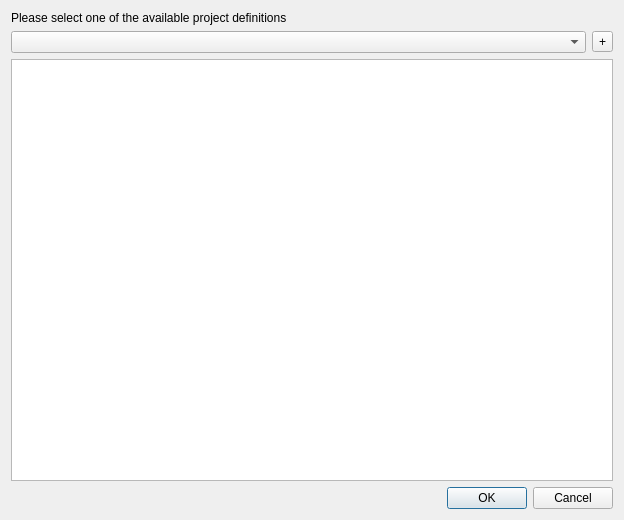
<?xml version="1.0" encoding="UTF-8"?>
<ui version="4.0">
 <class>SelectProjectDefinitionDialog</class>
 <widget class="QDialog" name="SelectProjectDefinitionDialog">
  <property name="geometry">
   <rect>
    <x>0</x>
    <y>0</y>
    <width>624</width>
    <height>520</height>
   </rect>
  </property>
  <property name="windowTitle">
   <string>Project definition</string>
  </property>
  <property name="modal">
   <bool>true</bool>
  </property>
  <layout class="QGridLayout" name="gridLayout">
   <item row="5" column="0">
    <widget class="QDialogButtonBox" name="buttonBox">
     <property name="orientation">
      <enum>Qt::Horizontal</enum>
     </property>
     <property name="standardButtons">
      <set>QDialogButtonBox::Cancel|QDialogButtonBox::Ok</set>
     </property>
    </widget>
   </item>
   <item row="0" column="0">
    <widget class="QLabel" name="label">
     <property name="text">
      <string>Please select one of the available project definitions</string>
     </property>
    </widget>
   </item>
   <item row="4" column="0">
    <widget class="QTextEdit" name="proj_def_detail">
     <property name="readOnly">
      <bool>true</bool>
     </property>
     <property name="html">
      <string>&lt;!DOCTYPE HTML PUBLIC &quot;-//W3C//DTD HTML 4.0//EN&quot; &quot;http://www.w3.org/TR/REC-html40/strict.dtd&quot;&gt;
&lt;html&gt;&lt;head&gt;&lt;meta name=&quot;qrichtext&quot; content=&quot;1&quot; /&gt;&lt;style type=&quot;text/css&quot;&gt;
p, li { white-space: pre-wrap; }
&lt;/style&gt;&lt;/head&gt;&lt;body style=&quot; font-family:'Ubuntu'; font-size:11pt; font-weight:400; font-style:normal;&quot;&gt;
&lt;p style=&quot;-qt-paragraph-type:empty; margin-top:0px; margin-bottom:0px; margin-left:0px; margin-right:0px; -qt-block-indent:0; text-indent:0px;&quot;&gt;&lt;br /&gt;&lt;/p&gt;&lt;/body&gt;&lt;/html&gt;</string>
     </property>
    </widget>
   </item>
   <item row="2" column="0">
    <layout class="QHBoxLayout" name="horizontalLayout">
     <property name="topMargin">
      <number>0</number>
     </property>
     <item>
      <widget class="QComboBox" name="proj_def_cbx"/>
     </item>
     <item>
      <widget class="QToolButton" name="add_proj_def_btn">
       <property name="text">
        <string>+</string>
       </property>
      </widget>
     </item>
    </layout>
   </item>
  </layout>
 </widget>
 <resources/>
 <connections>
  <connection>
   <sender>buttonBox</sender>
   <signal>accepted()</signal>
   <receiver>SelectProjectDefinitionDialog</receiver>
   <slot>accept()</slot>
   <hints>
    <hint type="sourcelabel">
     <x>248</x>
     <y>254</y>
    </hint>
    <hint type="destinationlabel">
     <x>157</x>
     <y>274</y>
    </hint>
   </hints>
  </connection>
  <connection>
   <sender>buttonBox</sender>
   <signal>rejected()</signal>
   <receiver>SelectProjectDefinitionDialog</receiver>
   <slot>reject()</slot>
   <hints>
    <hint type="sourcelabel">
     <x>316</x>
     <y>260</y>
    </hint>
    <hint type="destinationlabel">
     <x>286</x>
     <y>274</y>
    </hint>
   </hints>
  </connection>
 </connections>
</ui>
